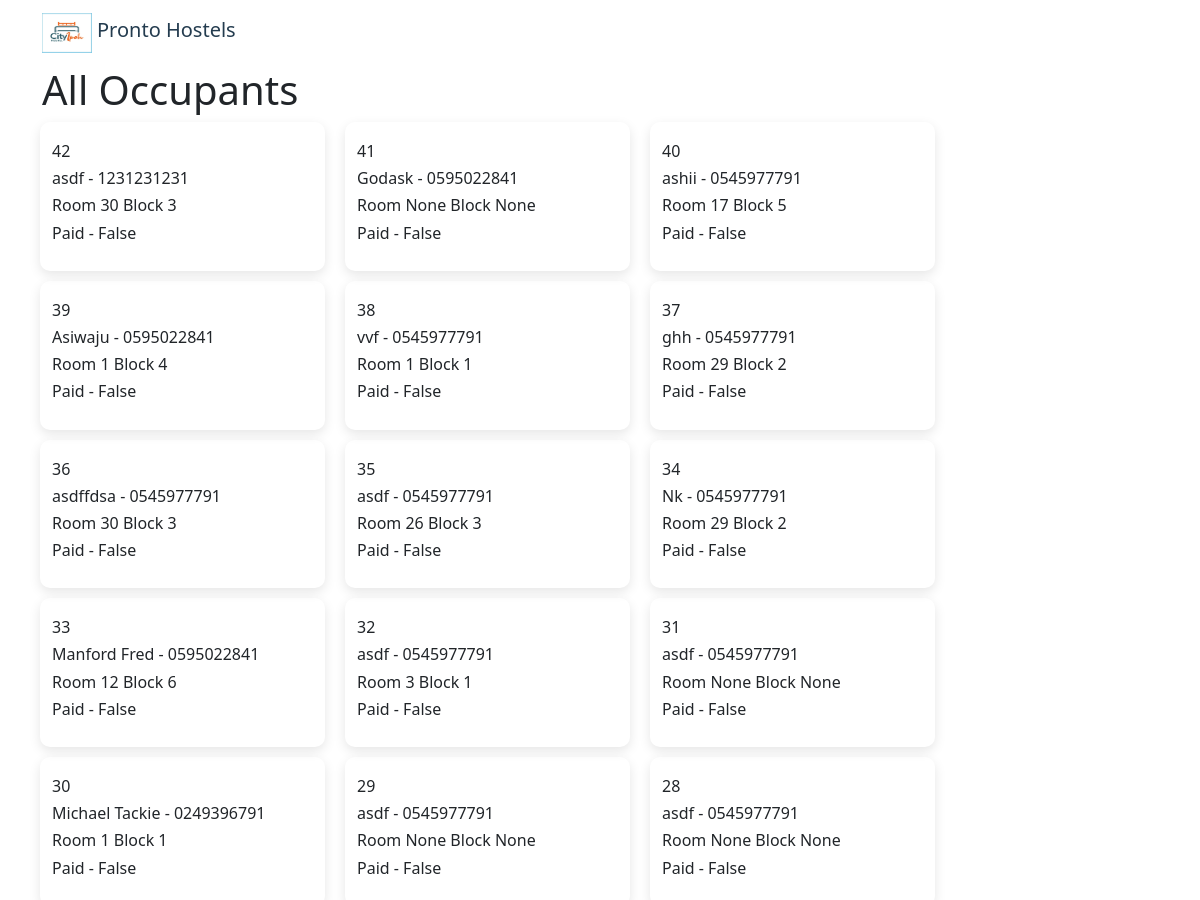
The app's page /occupants (upper part), older data.
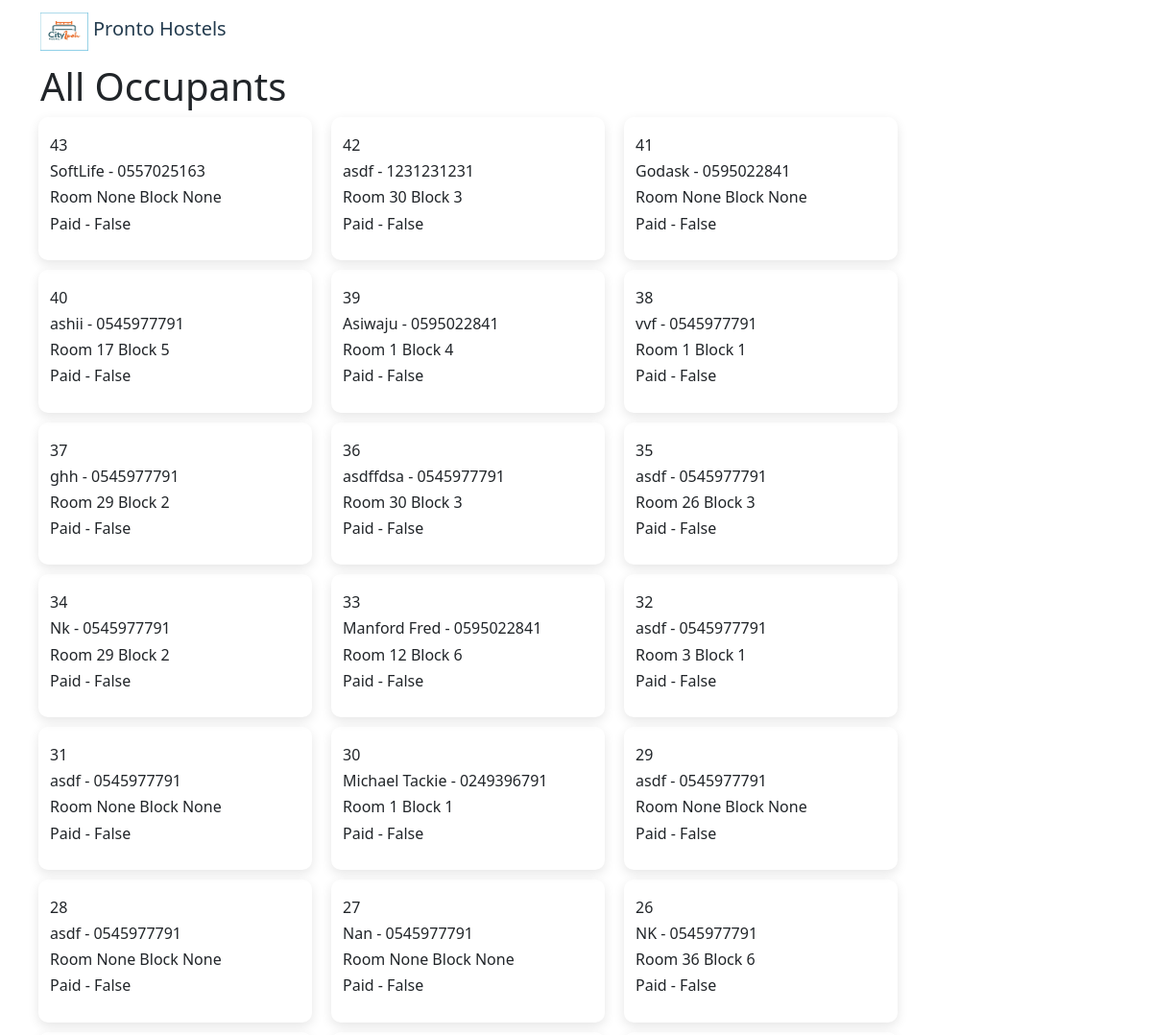
The same page, newer data.
### app.py (models this page shows)
class Occupant(db.Model):
    id = db.Column(db.Integer, primary_key=True)
    name = db.Column(db.String(), nullable=True)
    studentId = db.Column(db.String(), nullable=True)
    phone = db.Column(db.String(), nullable=True)
    course = db.Column(db.String(), nullable=True)
    level = db.Column(db.String(), nullable=True)
    room = db.Column(db.String(), nullable=True)
    block = db.Column(db.String(), nullable=True)
    roomnumber = db.Column(db.String(), nullable=True)
    roomid = db.Column(db.String(), nullable=True)
    roomCost = db.Column(db.Float(), nullable=True, default=0)
    amountPaid = db.Column(db.Float(), nullable=True, default=0)
    due = db.Column(db.Float(), nullable=True)
    paid = db.Column(db.Boolean(), default=False)

### app.py (the view)
@app.route('/occupants', methods=['GET', 'POST'])
def occupants():
    alloccupants = Occupant.query.order_by(Occupant.id.desc()).all()
    return render_template("occupants.html", alloccupants = alloccupants)

### templates/occupants.html
{% extends "layout.html" %}
{% block body %}
<div class="container">
    <h1>All Occupants</h1>
    <div>
        <div class="row">
            {% for o in alloccupants %}
            <div class="col-md-3 col-6 answerCard" >
                    <div>
                            <h6>{{o.id}} </h6>
                            <h6>{{o.name}} - {{o.phone}} </h6>
                            <h6>Room {{o.room}} Block {{o.block}} </h6>
                            <h6>Paid - {{o.paid}} </h6>
                    </div>
                </div>
            {% endfor %}
        </div>
    </div>
</div>
{% endblock %}

### templates/layout.html (shortened to what this page needs)
<!doctype html>
<html lang="en">
<head>
  <link rel="stylesheet" href="{{url_for("static", filename="css/style.css")}}">
  <link href='https://unpkg.com/boxicons@2.1.4/css/boxicons.min.css' rel='stylesheet'>
  <link href="https://cdn.jsdelivr.net/npm/bootstrap@5.2.1/dist/css/bootstrap.min.css" rel="stylesheet"
>
</head>
<body>
  <nav style="margin: auto 3vh;" class="navbar navbar-expand-lg navbar-light bg-transparent">
    <div class="container">
      <a class="navbar-brand d-flex" href="#">
        <img src="../static/img/logo.png" alt="Logo" width="50" height="40" class="d-inline-block align-text-top">
        <h5 style="padding: 5px 0 0 5px; color: #243c4f;">Pronto Hostels</h5>
      </a>
      <div class="collapse navbar-collapse" id="">
      </div>
    </div>
  </nav>
  <main>
    {% block body %}
    {% endblock %}
  </main>
</body>
</html>

### static/css/style.css (style rules this page uses)
h6 { margin-bottom: 0; }
nav a { font-size: 17px; }
a { text-decoration: none; color: #000; }
.answerCard { display: flex; padding: 20px; margin:10px; border: 1px solid rgb(209, 209, 209); border-radius: 10px; box-shadow: rgba(0, 0, 0, 0.1) 0px 4px 12px; border: none; cursor: pointer; }

Row changes from the older to the newer data that the page shows:
added Occupant: id "43", name "SoftLife", phone "0557025163", room "None", block "None", paid "False"
now on this page (row unchanged): Occupant: id "27", name "Nan", phone "0545977791", room "None", block "None", paid "False"
now on this page (row unchanged): Occupant: id "26", name "NK", phone "0545977791", room "36", block "6", paid "False"
